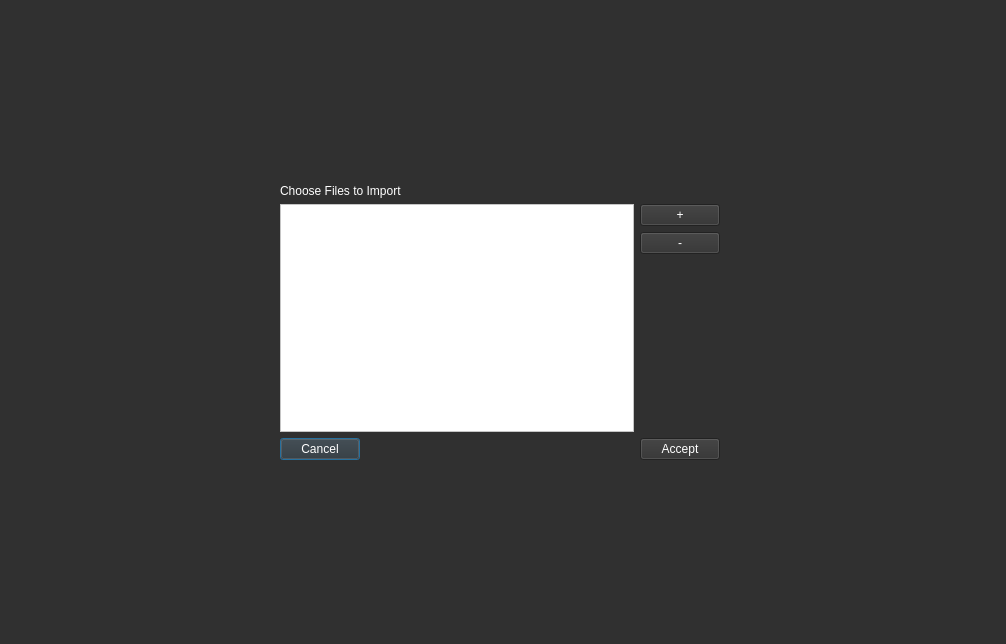
<?xml version="1.0" encoding="UTF-8"?>
<ui version="4.0">
 <class>Dialog</class>
 <widget class="QDialog" name="Dialog">
  <property name="geometry">
   <rect>
    <x>0</x>
    <y>0</y>
    <width>1006</width>
    <height>644</height>
   </rect>
  </property>
  <property name="windowTitle">
   <string>Dialog</string>
  </property>
  <property name="styleSheet">
   <string notr="true">background-color: rgb(48, 48, 48);
gridline-color: rgb(195, 195, 195);
color: rgb(255, 255, 255);
</string>
  </property>
  <layout class="QGridLayout" name="gridLayout">
   <item row="5" column="1">
    <widget class="QPushButton" name="cancel_btn">
     <property name="text">
      <string>Cancel</string>
     </property>
    </widget>
   </item>
   <item row="1" column="1" colspan="4">
    <widget class="QLabel" name="label">
     <property name="text">
      <string>Choose Files to Import</string>
     </property>
    </widget>
   </item>
   <item row="3" column="3">
    <widget class="QPushButton" name="remove_btn">
     <property name="text">
      <string>-</string>
     </property>
    </widget>
   </item>
   <item row="2" column="0">
    <spacer name="horizontalSpacer_2">
     <property name="orientation">
      <enum>Qt::Horizontal</enum>
     </property>
     <property name="sizeHint" stdset="0">
      <size>
       <width>11</width>
       <height>20</height>
      </size>
     </property>
    </spacer>
   </item>
   <item row="4" column="3">
    <spacer name="verticalSpacer">
     <property name="orientation">
      <enum>Qt::Vertical</enum>
     </property>
     <property name="sizeHint" stdset="0">
      <size>
       <width>20</width>
       <height>155</height>
      </size>
     </property>
    </spacer>
   </item>
   <item row="2" column="1" rowspan="3" colspan="2">
    <widget class="QListWidget" name="listWidget">
     <property name="styleSheet">
      <string notr="true">background-color: rgb(255, 255, 255);
color: rgb(25, 25, 25);</string>
     </property>
    </widget>
   </item>
   <item row="5" column="2">
    <spacer name="horizontalSpacer">
     <property name="orientation">
      <enum>Qt::Horizontal</enum>
     </property>
     <property name="sizeHint" stdset="0">
      <size>
       <width>263</width>
       <height>20</height>
      </size>
     </property>
    </spacer>
   </item>
   <item row="2" column="3">
    <widget class="QPushButton" name="add_btn">
     <property name="text">
      <string>+</string>
     </property>
    </widget>
   </item>
   <item row="2" column="5">
    <spacer name="horizontalSpacer_4">
     <property name="orientation">
      <enum>Qt::Horizontal</enum>
     </property>
     <property name="sizeHint" stdset="0">
      <size>
       <width>11</width>
       <height>20</height>
      </size>
     </property>
    </spacer>
   </item>
   <item row="0" column="1">
    <spacer name="verticalSpacer_2">
     <property name="orientation">
      <enum>Qt::Vertical</enum>
     </property>
     <property name="sizeHint" stdset="0">
      <size>
       <width>10</width>
       <height>2</height>
      </size>
     </property>
    </spacer>
   </item>
   <item row="5" column="3">
    <widget class="QPushButton" name="accept_btn">
     <property name="text">
      <string>Accept</string>
     </property>
    </widget>
   </item>
   <item row="6" column="1">
    <spacer name="verticalSpacer_3">
     <property name="orientation">
      <enum>Qt::Vertical</enum>
     </property>
     <property name="sizeHint" stdset="0">
      <size>
       <width>10</width>
       <height>2</height>
      </size>
     </property>
    </spacer>
   </item>
  </layout>
 </widget>
 <resources/>
 <connections/>
</ui>
